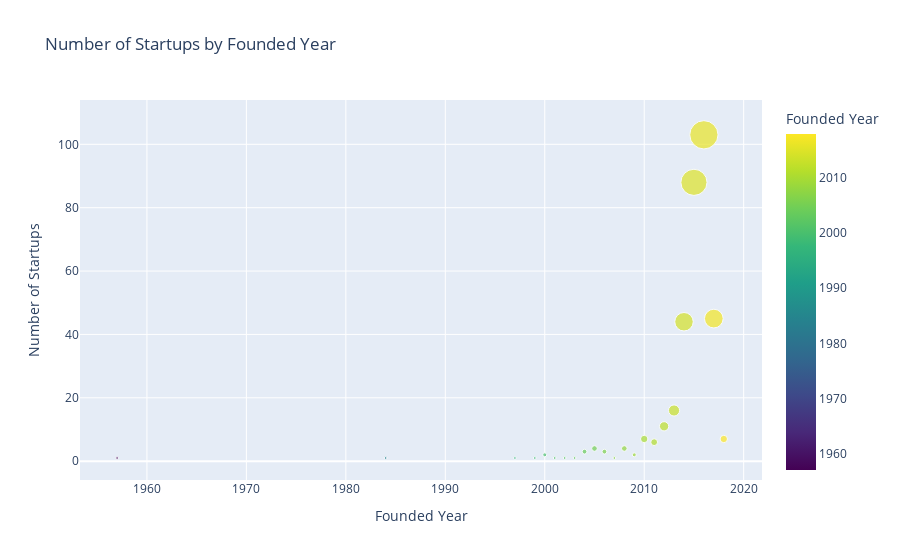

Source (notebook cell):
### Code cell
import plotly.express as px

# Filter out rows with 'Not Provided' in the 'Founded_Year' column
filtered_startups = Startups[Startups['Founded Year'] != 'Not Provided']

# Convert 'Founded_Year' column to numeric (assuming it's a numerical column)
filtered_startups['Founded Year'] = pd.to_numeric(filtered_startups['Founded Year'], errors='coerce')

# Drop rows with NaN values in 'Founded_Year' column
filtered_startups = filtered_startups.dropna(subset=['Founded Year'])

# Group startups by founded year and count the number of startups in each year
startup_year_counts = filtered_startups['Founded Year'].value_counts().reset_index()
startup_year_counts.columns = ['Founded Year', 'Count']

# Sort startup_year_counts DataFrame by 'Founded_Year' column in ascending order
startup_year_counts = startup_year_counts.sort_values(by='Founded Year', ascending=True)

# Create the Plotly bubble plot
fig = px.scatter(startup_year_counts, x='Founded Year', y='Count', size='Count', 
                 title='Number of Startups by Founded Year', 
                 labels={'Count': 'Number of Startups', 'Founded Year': 'Founded Year'},
                 color='Founded Year', color_continuous_scale=px.colors.sequential.Viridis)

# Show the bubble plot
fig.show()

### Figure 1 — Plotly figure (JSON) as saved in the notebook; plotly's stock layout.template omitted (floating-point values rounded to 4 significant figures)
{"data": [{"hovertemplate": "Founded Year=%{marker.color}<br>Number of Startups=%{marker.size}<extra></extra>", "legendgroup": "", "marker": {"color": [1957, 1984, 1997, 1999, 2000, 2001, 2002, 2003, 2004, 2005, 2006, 2007, 2008, 2009, 2010, 2011, 2012, 2013, 2014, 2015, 2016, 2017, 2018], "coloraxis": "coloraxis", "size": [1, 1, 1, 1, 2, 1, 1, 1, 3, 4, 3, 1, 4, 2, 7, 6, 11, 16, 44, 88, 103, 45, 7], "sizemode": "area", "sizeref": 0.2575, "symbol": "circle"}, "mode": "markers", "name": "", "orientation": "v", "showlegend": false, "type": "scatter", "x": [1957, 1984, 1997, 1999, 2000, 2001, 2002, 2003, 2004, 2005, 2006, 2007, 2008, 2009, 2010, 2011, 2012, 2013, 2014, 2015, 2016, 2017, 2018], "xaxis": "x", "y": [1, 1, 1, 1, 2, 1, 1, 1, 3, 4, 3, 1, 4, 2, 7, 6, 11, 16, 44, 88, 103, 45, 7], "yaxis": "y"}], "layout": {"coloraxis": {"colorbar": {"title": {"text": "Founded Year"}}, "colorscale": [[0, "#440154"], [0.1111, "#482878"], [0.2222, "#3e4989"], [0.3333, "#31688e"], [0.4444, "#26828e"], [0.5556, "#1f9e89"], [0.6667, "#35b779"], [0.7778, "#6ece58"], [0.8889, "#b5de2b"], [1, "#fde725"]]}, "legend": {"itemsizing": "constant", "tracegroupgap": 0}, "title": {"text": "Number of Startups by Founded Year"}, "xaxis": {"anchor": "y", "domain": [0, 1], "title": {"text": "Founded Year"}}, "yaxis": {"anchor": "x", "domain": [0, 1], "title": {"text": "Number of Startups"}}}}
